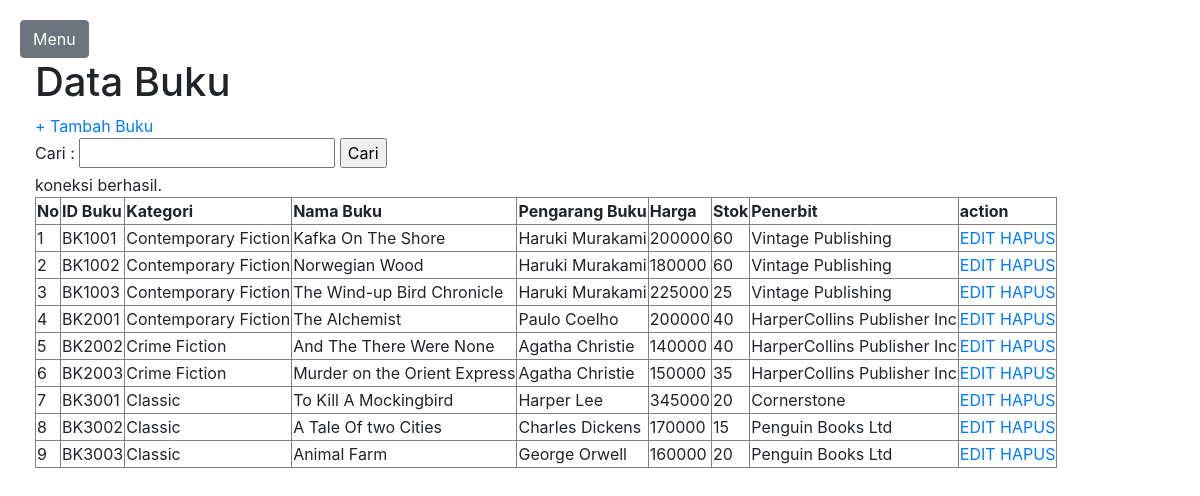
The page / on the database its author committed.
### tables this page shows
CREATE TABLE `tabel_buku` (
  `Id_Buku` varchar(6) NOT NULL,
  `Kategori` varchar(40) NOT NULL,
  `Nama_Buku` varchar(60) NOT NULL,
  `Pengarang_Buku` varchar(50) NOT NULL,
  `Harga` int(11) NOT NULL,
  `Stok` int(11) NOT NULL,
  `Id_Penerbit` varchar(4) NOT NULL
);

CREATE TABLE `tabel_penerbit` (
  `Id_Penerbit` varchar(4) NOT NULL,
  `Nama_Penerbit` varchar(60) NOT NULL,
  `Negara` varchar(30) NOT NULL,
  `Kota` varchar(30) NOT NULL
);

### index.php (the view, shortened to what this page needs)
<!DOCTYPE html>
<html lang="en">
<head>
    <link href="bootstrap/css/bootstrap.min.css" rel="stylesheet">
    <link href="bootstrap/css/simple-sidebar.css" rel="stylesheet">
</head>
<body>
    <div id="wrapper">
        <div id="page-content-wrapper">
            <a href="#menu-toggle" class="btn btn-secondary" id="menu-toggle">Menu</a>
            <div class="container-fluid">
                <h1>Data Buku</h1>
                <a href="tambah_buku.php">+ Tambah Buku</a>
                <br/>
                <form action="index.php" method="get">
                    <label>Cari :</label>
                    <input type="text" name="cari">
                    <input type="submit" value="Cari">
                </form>
                <table border="1">
                    <tr>
                        <th>No</th>
                        <th>ID Buku</th>
                        <th>Kategori</th>
                        <th>Nama Buku</th>
                        <th>Pengarang Buku</th>
                        <th>Harga</th>
                        <th>Stok</th>
                        <th>Penerbit</th>
                        <th colspan="2">action</th>
                    </tr>
                    <?php
                        include 'koneksi.php';
                        if(isset($_GET['cari']))
                        {
                            $cari = $_GET['cari'];
                            $data = mysqli_query($koneksi,"select
                            tabel_buku.Id_Buku as Id_Buku,
                            tabel_buku.Kategori as Kategori,
                            tabel_buku.Nama_Buku as Nama_Buku,
                            tabel_buku.Pengarang_Buku as Pengarang_Buku,
                            tabel_buku.Harga as Harga,
                            tabel_buku.Stok as Stok,
                            tabel_buku.Id_Penerbit,
                            tabel_penerbit.Id_Penerbit,
                            tabel_penerbit.Nama_Penerbit as Penerbit
                            from tabel_buku, tabel_penerbit where (tabel_buku.Id_Penerbit=tabel_penerbit.Id_Penerbit) and (tabel_buku.Nama_Buku like '%".$cari."%')");
                        }
                        else
                        {
                            $data = mysqli_query($koneksi,"select
                            tabel_buku.Id_Buku as Id_Buku,
                            tabel_buku.Kategori as Kategori,
                            tabel_buku.Nama_Buku as Nama_Buku,
                            tabel_buku.Pengarang_Buku as Pengarang_Buku,
                            tabel_buku.Harga as Harga,
                            tabel_buku.Stok as Stok,
                            tabel_buku.Id_Penerbit,
                            tabel_penerbit.Id_Penerbit,
                            tabel_penerbit.Nama_Penerbit as Penerbit
                            from tabel_buku, tabel_penerbit where tabel_buku.Id_Penerbit=tabel_penerbit.Id_Penerbit");
                        }
                        $no = 1;
                        while($datanya = mysqli_fetch_array($data))
                        {
                    ?>
                           <tr>
                            <td><?php echo $no++; ?></td>
                            <td><?php echo $datanya['Id_Buku']; ?></td>
                            <td><?php echo $datanya['Kategori']; ?></td>
                            <td><?php echo $datanya['Nama_Buku']; ?></td>
                            <td><?php echo $datanya['Pengarang_Buku']; ?></td>
                            <td><?php echo $datanya['Harga']; ?></td>
                            <td><?php echo $datanya['Stok']; ?></td>
                            <td><?php echo $datanya['Penerbit']; ?></td>
                            <td>
                                <a href="edit_buku.php?Id_Buku=<?php echo $datanya['Id_Buku']; ?>">EDIT</a>
                                <a href="hapus_buku.php?Id_Buku=<?php echo $datanya['Id_Buku']; ?>">HAPUS</a>
                            </td>
                        </tr>
                    <?php
                        }
                    ?>
                </table>
            </div>
        </div>
    </div>
</body>
</html>

### koneksi.php
<?php
	$koneksi = mysql_connect("localhost","root","","db_toko_buku");
	if($koneksi)
	{
		echo "koneksi berhasil.<br/>";
	}
	else
	{
		echo "koneksi gagal.<br/>";
	}
?>

### rows shown on the page
tabel_buku: Id_Buku "BK1001", Kategori "Contemporary Fiction", Nama_Buku "Kafka On The Shore", Pengarang_Buku "Haruki Murakami", Harga "200000", Stok "60", Id_Penerbit.Nama_Penerbit "Vintage Publishing"
tabel_buku: Id_Buku "BK1002", Kategori "Contemporary Fiction", Nama_Buku "Norwegian Wood", Pengarang_Buku "Haruki Murakami", Harga "180000", Stok "60", Id_Penerbit.Nama_Penerbit "Vintage Publishing"
tabel_buku: Id_Buku "BK1003", Kategori "Contemporary Fiction", Nama_Buku "The Wind-up Bird Chronicle", Pengarang_Buku "Haruki Murakami", Harga "225000", Stok "25", Id_Penerbit.Nama_Penerbit "Vintage Publishing"
tabel_buku: Id_Buku "BK2001", Kategori "Contemporary Fiction", Nama_Buku "The Alchemist", Pengarang_Buku "Paulo Coelho", Harga "200000", Stok "40", Id_Penerbit.Nama_Penerbit "HarperCollins Publisher Inc"
tabel_buku: Id_Buku "BK2002", Kategori "Crime Fiction", Nama_Buku "And The There Were None", Pengarang_Buku "Agatha Christie", Harga "140000", Stok "40", Id_Penerbit.Nama_Penerbit "HarperCollins Publisher Inc"
tabel_buku: Id_Buku "BK2003", Kategori "Crime Fiction", Nama_Buku "Murder on the Orient Express", Pengarang_Buku "Agatha Christie", Harga "150000", Stok "35", Id_Penerbit.Nama_Penerbit "HarperCollins Publisher Inc"
tabel_buku: Id_Buku "BK3001", Kategori "Classic", Nama_Buku "To Kill A Mockingbird", Pengarang_Buku "Harper Lee", Harga "345000", Stok "20", Id_Penerbit.Nama_Penerbit "Cornerstone"
tabel_buku: Id_Buku "BK3002", Kategori "Classic", Nama_Buku "A Tale Of two Cities", Pengarang_Buku "Charles Dickens", Harga "170000", Stok "15", Id_Penerbit.Nama_Penerbit "Penguin Books Ltd"
tabel_buku: Id_Buku "BK3003", Kategori "Classic", Nama_Buku "Animal Farm", Pengarang_Buku "George Orwell", Harga "160000", Stok "20", Id_Penerbit.Nama_Penerbit "Penguin Books Ltd"
